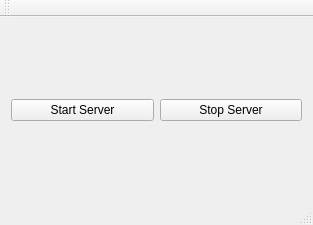
<?xml version="1.0" encoding="UTF-8"?>
<ui version="4.0">
 <class>MainView</class>
 <widget class="QMainWindow" name="MainView">
  <property name="geometry">
   <rect>
    <x>0</x>
    <y>0</y>
    <width>313</width>
    <height>225</height>
   </rect>
  </property>
  <property name="windowTitle">
   <string>MainView</string>
  </property>
  <widget class="QWidget" name="centralWidget">
   <layout class="QHBoxLayout" name="horizontalLayout">
    <item>
     <widget class="QPushButton" name="startServerBtn">
      <property name="text">
       <string>Start Server</string>
      </property>
     </widget>
    </item>
    <item>
     <widget class="QPushButton" name="stopServerBtn">
      <property name="text">
       <string>Stop Server</string>
      </property>
     </widget>
    </item>
   </layout>
  </widget>
  <widget class="QMenuBar" name="menuBar">
   <property name="geometry">
    <rect>
     <x>0</x>
     <y>0</y>
     <width>313</width>
     <height>25</height>
    </rect>
   </property>
  </widget>
  <widget class="QToolBar" name="mainToolBar">
   <attribute name="toolBarArea">
    <enum>TopToolBarArea</enum>
   </attribute>
   <attribute name="toolBarBreak">
    <bool>false</bool>
   </attribute>
  </widget>
  <widget class="QStatusBar" name="statusBar"/>
 </widget>
 <layoutdefault spacing="6" margin="11"/>
 <resources/>
 <connections/>
</ui>
